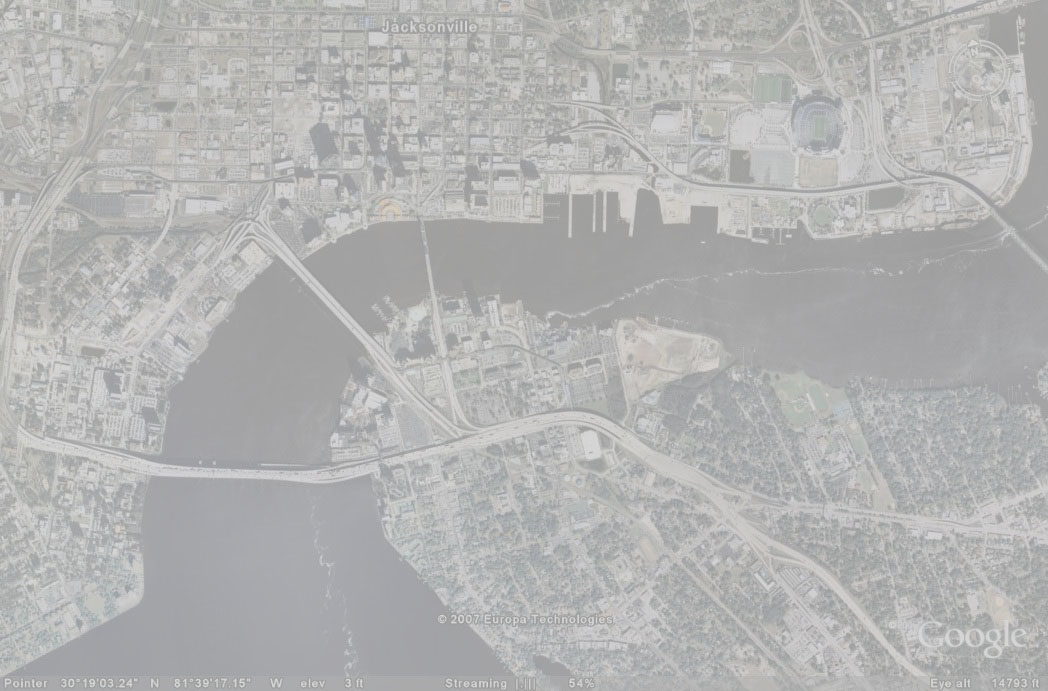
%> input picture 1/input_sat_image.jpg, 1048 x 691 px
$ octave main.m   (GNU Octave 9; MATLAB toolbox functions it lacks are replaced by stand-ins)
%> lines starting %> are read from the running program, lines starting %| are printed output that depends on the picture; in (x1, y1, x2, y2) boxes, pixels count from 0 and x2, y2 are one past the last pixel; in counts of white or black regions, pixels touching at a corner belong together; the program's own positions count from 1
### 1/func_1_stretch.m
function I_out = func_1_stretch(I_rgb)
    I_org = rgb2gray(I_rgb);

    %Before stretch
    %   most of image intensity values take up just a small range of the
    %   full uint8 range. [155, 255] in the range of [0, 255]
    figure('Name','stretch result'),
    subplot(2,2,1), imshow(I_org);
    subplot(2,2,2), imhist(I_org);

    I_out = my_imstretch(I_org);

    %After stretch
    %   image intensity values are distributed over the whole range of [0 255]
    subplot(2,2,3), imshow(I_out);
    subplot(2,2,4), imhist(I_out);
end

function I = my_imstretch(I_org)
    I = I_org;
    limits = stretchlim(I)*255.0;
    I = double(I);
    I(I<=limits(1)) = 0.0;
    I(I>=limits(2)) = 255.0;
    range = limits(2) - limits(1);
    in_range_idx = I>limits(1) & I < limits(2);
    I(in_range_idx) = ((I(in_range_idx) - limits(1))/range)*255.0;
    I = uint8(I);
end

### 1/func_2_threshold.m
%Difficulties in choosing a good threshold:
%   - there isn't a clear separation in intensity between the river region and the land.
%     therefore, it's almost impossible to binarize image without small artifacts.
function I_b = func_2_threshold(I)
    test_ranges = [0.1, 0.3, 0.5, 0.7, 0.9];
    figure('Name','threshold result'),
    for i = 1:numel(test_ranges)
        I_tmp = imbinarize(I, test_ranges(i));
        subplot(2,3,i), imshow(I_tmp), title(strcat('threshold = ', num2str(test_ranges(i))));
    end
    t = graythresh(I);
    I_b = imbinarize(I, t);
    subplot(2,3,6), imshow(I_b), title(strcat('otso threshold = ',num2str(t)));
end

### 1/func_3_morph_filter.m
function I_out = func_3_morph_filter(I_in)
    I_out = I_in;
    str = strel('rectangle',[20,20]);
    I_out = imclose(I_out, str);
    I_out = imopen(I_out, str);
end

### 1/main.m
I = imread('.\input_sat_image.jpg');
%> I is the input picture: size 691x1048x3 uint8; mean R, G, B 178.9, 179.2, 178.8
I_gray = func_1_stretch(I);
%> in my_imstretch, `limits = stretchlim(I)*255.0;`: limits = [158; 209]
%> in my_imstretch, `range = limits(2) - limits(1);`: range = 51
%> in my_imstretch, `in_range_idx = I>limits(1) & I < limits(2);`:
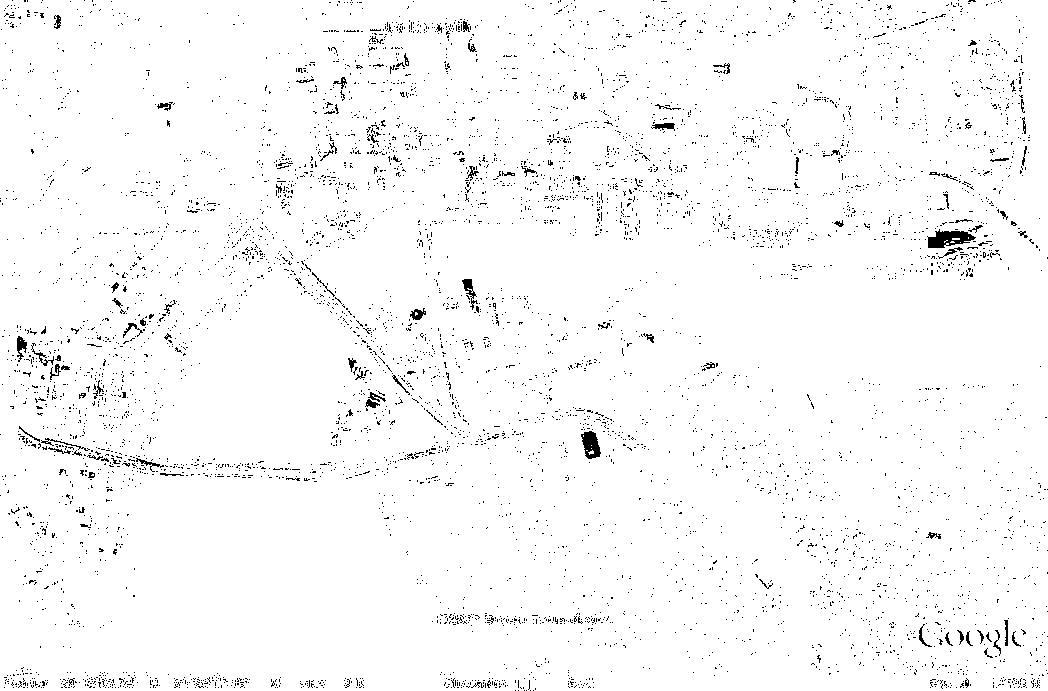
%> in_range_idx: size 691x1048 logical; 97.5% white; black in thin lines or dots
%> in my_imstretch, `I(in_range_idx) = ((I(in_range_idx) - limits(1))/range)*255.0;`:
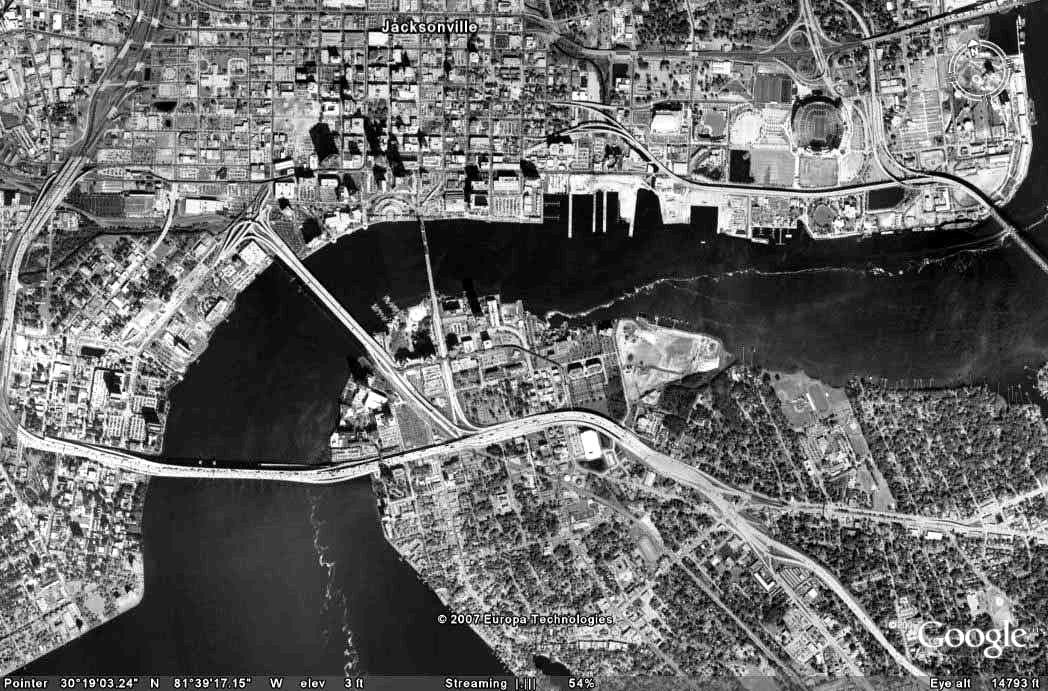
%> I: size 691x1048 double; min 0, max 255, mean 105.4
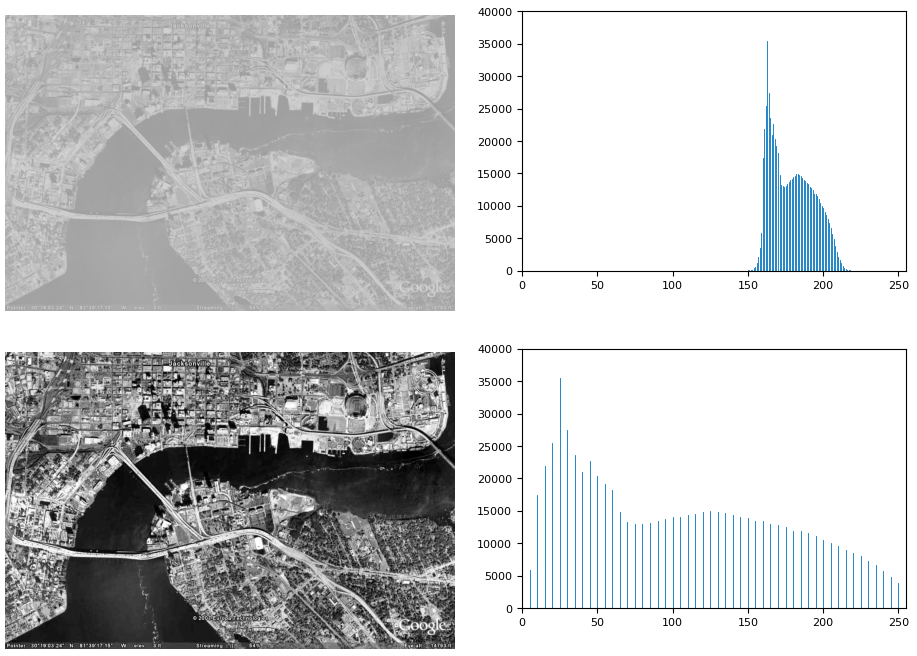
%> figure redrawn from the program's plot data, 4 panels
I_b = func_2_threshold(I_gray);
%> in func_2_threshold, `t = graythresh(I);`: t = 0.439
%> in func_2_threshold, `I_b = imbinarize(I, t);`:
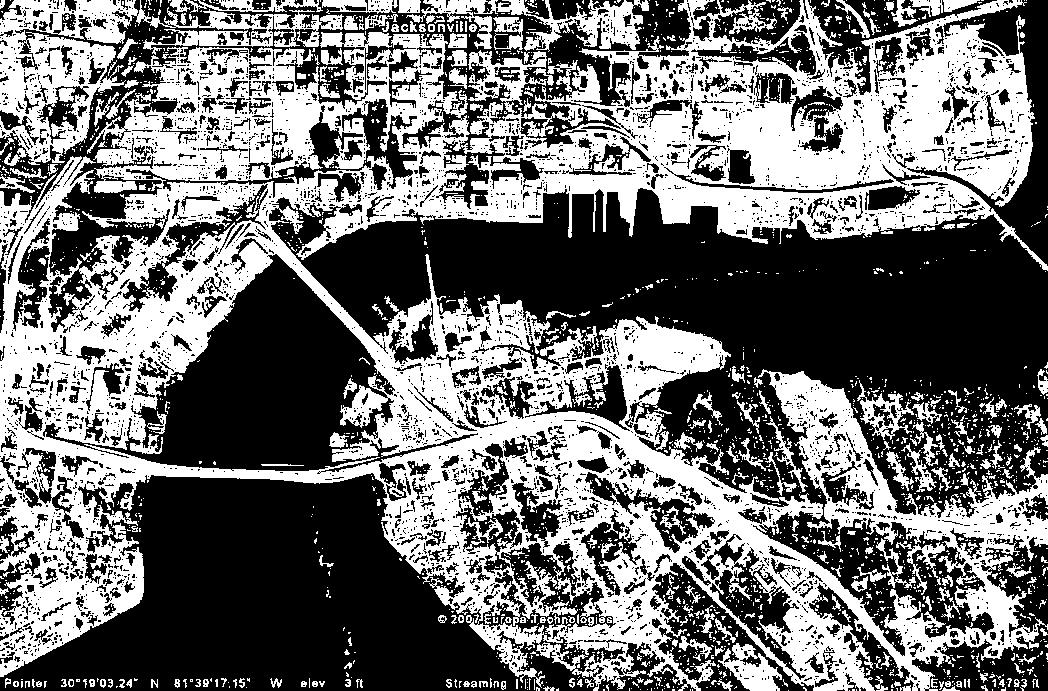
%> I_b: size 691x1048 logical; 44.3% white; 2342 white regions (2046 under 20 px), largest, box (x1, y1, x2, y2) and area: (0, 0, 1048, 691) 270110, (0, 0, 344, 165) 14990, (406, 0, 649, 52) 4447
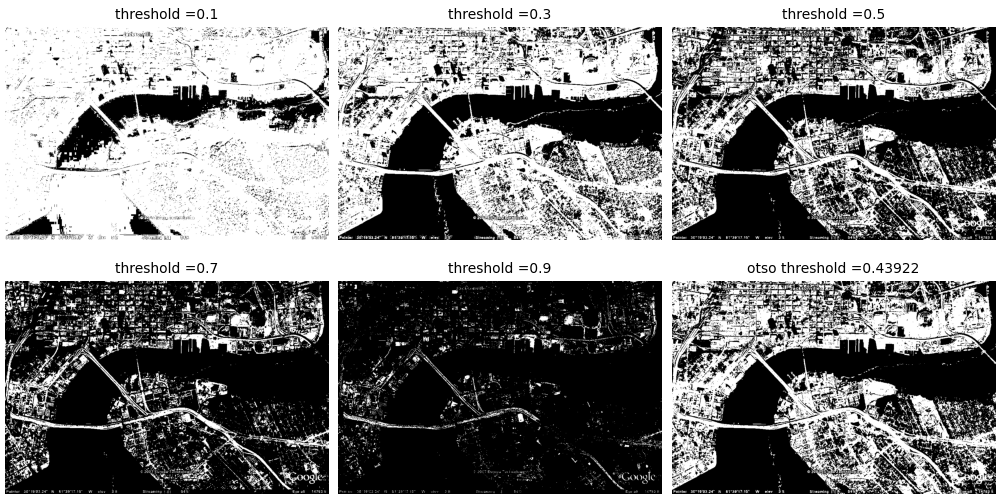
%> figure redrawn from the program's plot data, 6 panels
I_mask = func_3_morph_filter(I_b);
%> in func_3_morph_filter, `I_out = imclose(I_out, str);`: I_out: size 691x1048 logical; 74.4% white; 24 black regions (1 under 20 px), largest, box (x1, y1, x2, y2) and area: (426, 194, 1048, 397) 73731, (0, 477, 536, 691) 64625, (162, 266, 359, 469) 27815
%> in func_3_morph_filter, `I_out = imopen(I_out, str);`: I_out: size 691x1048 logical; 73.1% white; 15 black regions (1 under 20 px), largest, box (x1, y1, x2, y2) and area: (0, 0, 1048, 691) 190344, (661, 372, 732, 412) 2265, (100, 198, 124, 218) 480
figure('Name','Morphological filter result'),
imshow(I_gray);
green = cat(3, zeros(size(I_gray)), ones(size(I_gray)), zeros(size(I_gray)));
hold on, h = imshow(green); hold off;
set(h, 'AlphaData', 0.2*double(I_mask));
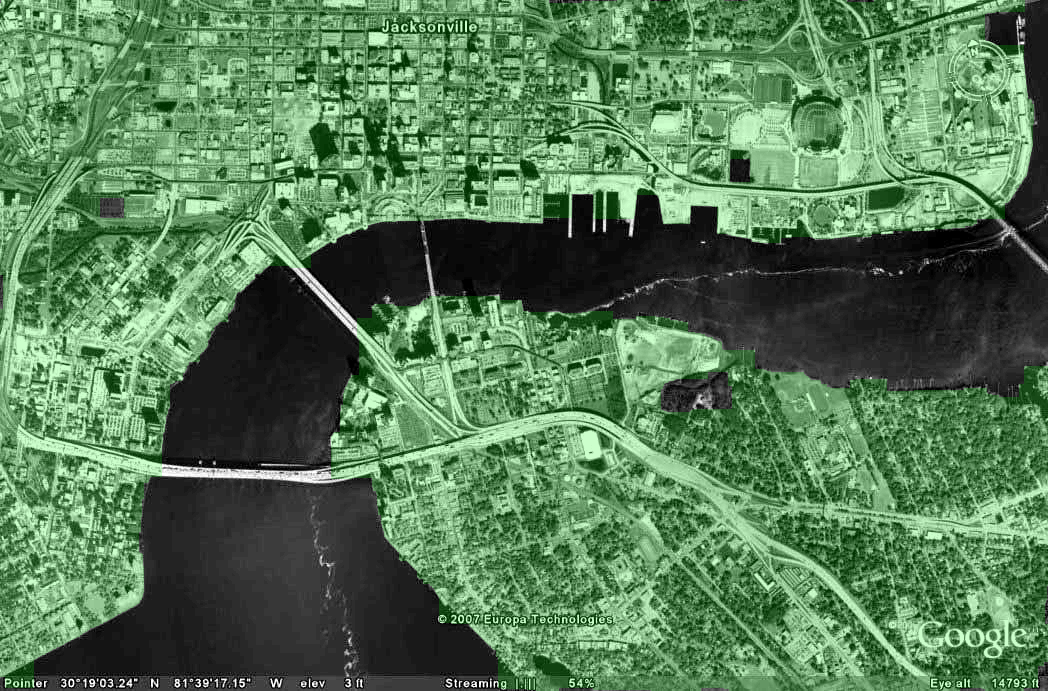
%> figure redrawn from the program's plot data

%conlusion
%the result is quite not satisfactory. There're still some overlapping
%between the land and river.

%limitations of this method:
% 1. it requires a clear separation in intensity between foreground
%    background.
% 2. it ignore color information.
